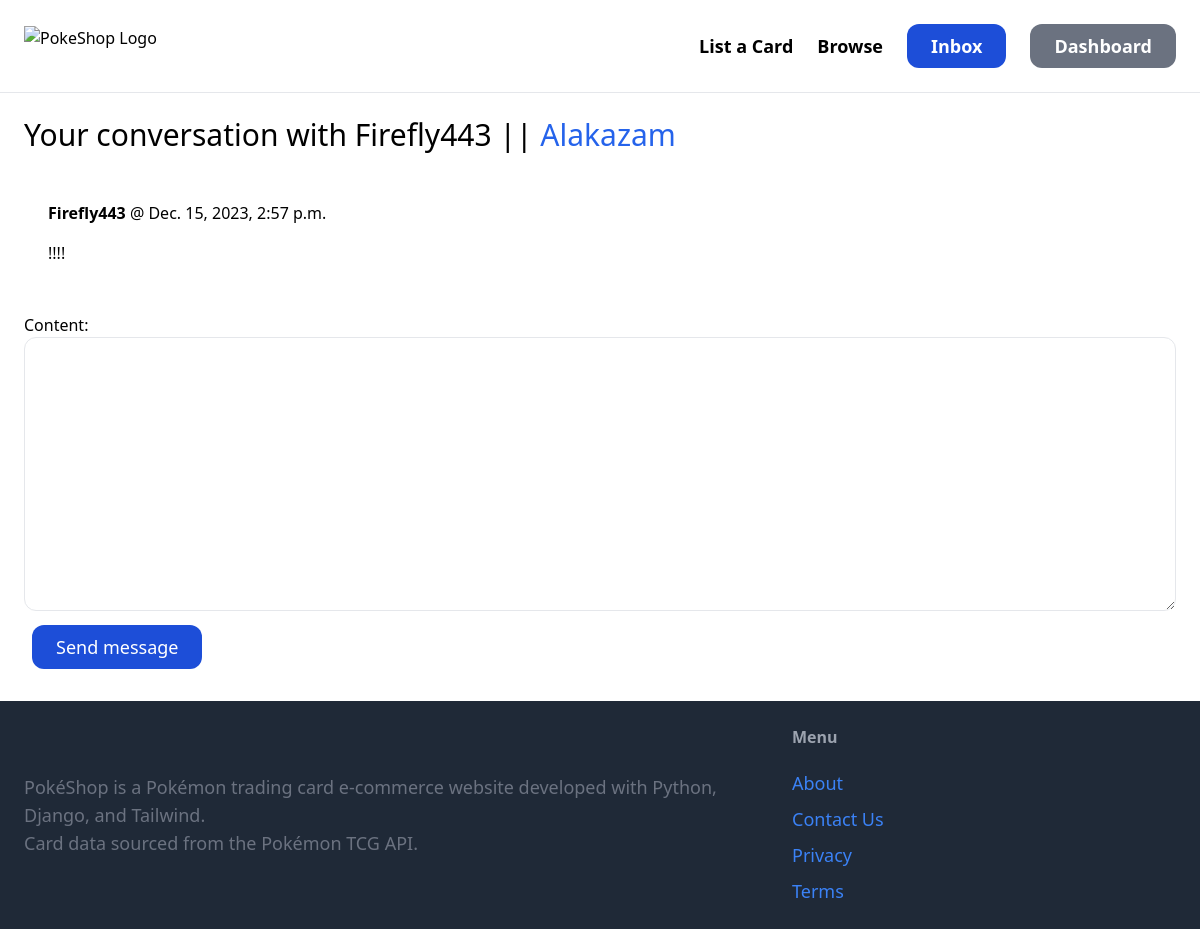
Page /inbox/16/ (signed in) on the earlier database version.
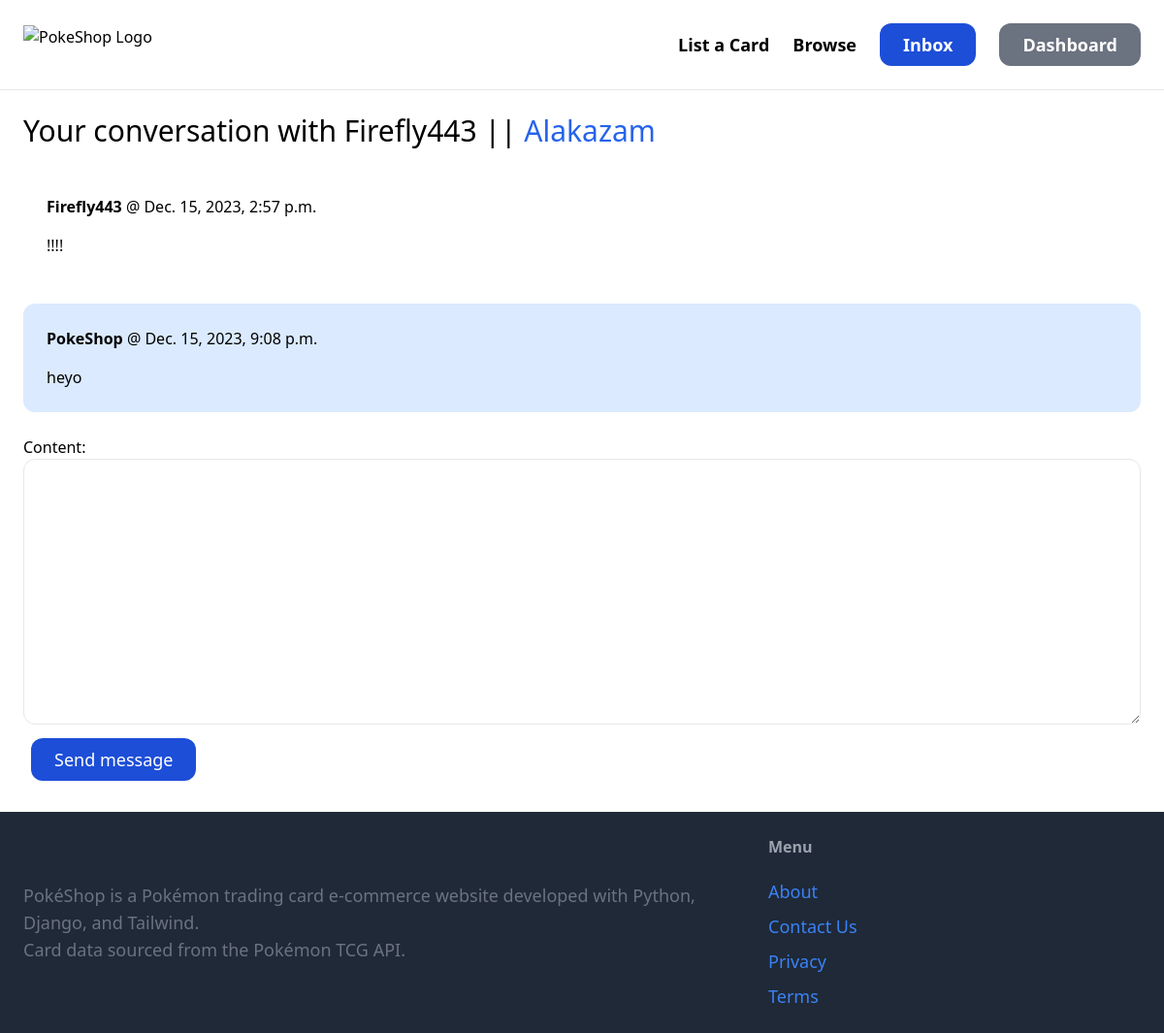
Same page on the later database version.
### conversation/models.py (models this page shows)
class Conversation(models.Model):
    item = models.ForeignKey(Item, related_name='conversations', on_delete=models.CASCADE)
    members = models.ManyToManyField(User, related_name="conversations")
    created_at = models.DateTimeField(auto_now_add=True)
    modified_at = models.DateTimeField(auto_now=True)
    class Meta:
        ordering = ('-modified_at',)
    def get_other_user(self, current_user):
        return self.members.exclude(id=current_user.id).first()

class ConversationMessage(models.Model):
    conversation = models.ForeignKey(Conversation, related_name='messages', on_delete=models.CASCADE)
    content = models.TextField()
    created_at = models.DateTimeField(auto_now_add=True)
    created_by = models.ForeignKey(User, related_name='created_messages', on_delete=models.CASCADE)

### item/models.py (models this page shows)
class Item(models.Model):
    category = models.ForeignKey(Category, related_name='items', on_delete=models.CASCADE)
    name = models.CharField(max_length=255)
    series = models.CharField(max_length=255, default='XY')
    description = models.TextField(blank=True, null=True)
    price = models.FloatField()
    image = models.ImageField(upload_to='item_images', blank=True, null=True)
    sold = models.BooleanField(default=False)
    created_at = models.DateTimeField(auto_now_add=True)
    created_by = models.ForeignKey(User, related_name='items', default=1, on_delete=models.CASCADE)
    def __str__(self):
        return self.name

### conversation/views.py (the view)
# urls.py: path('<int:pk>/', views.detail, name='detail'),
@login_required
def detail(request, pk):
    conversation = Conversation.objects.filter(members__in=[request.user.id]).get(pk=pk)
    other_user = conversation.get_other_user(request.user)
    if request.method == 'POST':
        form = ConversationMessageForm(request.POST)
        if form.is_valid():
            conversation_message = form.save(commit=False)
            conversation_message.conversation = conversation
            conversation_message.created_by = request.user
            conversation_message.save()
            conversation.save()
            return redirect('conversation:detail', pk=pk)
    else:
        form = ConversationMessageForm()
    return render(request, 'conversation/detail.html', {
        'conversation': conversation,
        'form': form,
        'other_user': other_user,
    })

### conversation/forms.py
class ConversationMessageForm(forms.ModelForm):
    class Meta:
        model = ConversationMessage
        fields = ('content',)
        widgets = {
            'content': forms.Textarea(attrs={
                'class': 'w-full py-4 px-6 rounded-xl border'
            })
        }

### conversation/templates/conversation/detail.html (shortened to what this page needs)
{% extends 'core/base.html' %}
{% block content %}
<h1 class="mb-6 text-3xl">Your conversation with {{ other_user.username }} || <a href="{% url 'item:detail' conversation.item.id %}" class="text-blue-600">{{conversation.item}}</a></h1>
<div class="space-y-6">
    {% for message in conversation.messages.all %}
        <div class="p-6 flex {% if message.created_by == request.user %}bg-blue-100{% else %}bg-grey-100{% endif %} rounded-xl">
             <div>
                <p class="mb-4"><strong>{{ message.created_by.username }}</strong> @ {{ message.created_at }}</p>
                <p>{{ message.content }}</p>
             </div>
        </div>
    {% endfor %}
</div>
<form method="post" action="." class="mt-6">
    {{ form.as_p }}
    <button class="py-2 px-6 m-2 text-lg bg-blue-700 hover:bg-blue-800 rounded-xl text-white">Send message</button>
</form>
{% endblock %}

### core/templates/core/base.html (shortened to what this page needs)
<!DOCTYPE html>
{% load static %}
<html lang="en">
<head>
    <script src="https://cdn.tailwindcss.com"></script>
</head>
<body>
    <nav class="px-6 py-6 flex justify-between items-center border-b border-gray-200">
        <a href="/">
            <img src="https://live.staticflickr.com/65535/53406381311_b52d6d0cea_z.jpg" alt="PokeShop Logo" class="h-10">
        </a>
        <div class="space-x-6 flex flex-col sm:flex-row">
            <a href="{% url 'item:new' %}" class="text-lg font-semibold hover:text-gray-500 mt-2">List a Card</a>
            <a href="{% url 'item:items' %}" class="text-lg font-semibold hover:text-gray-500 mt-2">Browse</a>
            {% if request.user.is_authenticated %}
            <a href="{% url 'conversation:inbox' %}" class="px-6 py-2 text-lg font-semibold text-white rounded-xl bg-blue-700 hover:bg-blue-800">Inbox</a>
            <a href="{% url 'dashboard:index' %}" class="px-6 py-2 text-lg font-semibold bg-gray-500 text-white rounded-xl hover:bg-gray-700">Dashboard</a>
            {% else %}
                <a href="{% url 'core:signup' %}" class="px-6 py-2 text-lg font-semibold text-white rounded-xl bg-blue-700 hover:bg-blue-800">Sign Up</a>
                <a href="{% url 'core:login' %}" class="px-6 py-2 text-lg font-semibold bg-gray-500 text-white rounded-xl hover:bg-gray-700">Log In</a>
            {% endif %}
        </div>
    </nav>
    <div class="px-6 py-6">
        {% block content %}
        {% endblock %}
    </div>
    <footer class="py-6 px-6 flex flex-wrap sm:flex-no-wrap justify-between bg-gray-800">
        <div class="w-full sm:w-2/3 pr-10 mb-4 sm:mb-0">
            <p class="text-lg mt-12 text-gray-500">PokéShop is a Pokémon trading card e-commerce website developed with Python, Django, and Tailwind.<br>
            Card data sourced from the <a href="https://pokemontcg.io/">Pokémon TCG API.</a></p>
        </div>
        <div class="w-full sm:w-1/3">
            <h3 class="mb-5 font-semibold text-gray-400">Menu</h3>
            <ul class="space-y-2">
                <li><a href="{% url 'core:about' %}" class="text-lg text-blue-500 hover:text-blue-700">About</a></li>
                <li><a href="{% url 'core:contact' %}" class="text-lg text-blue-500 hover:text-blue-700">Contact Us</a></li>
                <li><a href="{% url 'core:privacy' %}" class="text-lg text-blue-500 hover:text-blue-700">Privacy</a></li>
                <li><a href="{% url 'core:terms' %}" class="text-lg text-blue-500 hover:text-blue-700">Terms</a></li>
            </ul>
        </div>
    </footer>
</body>
</html>

Differences in the rows shown:
added ConversationMessage: created_by.username "PokeShop", created_at "Dec. 15, 2023, 9:08 p.m.", content "heyo"
